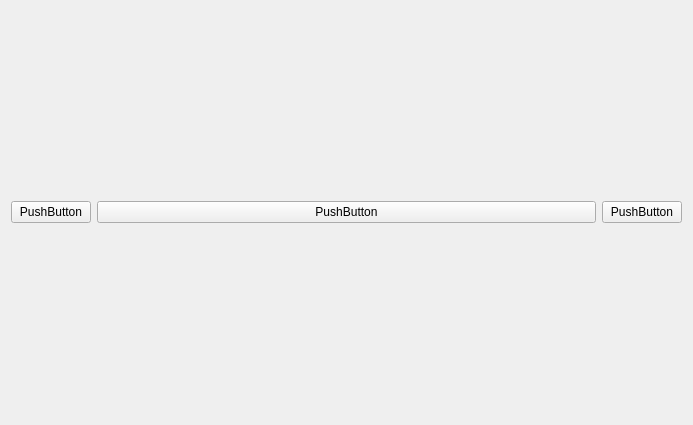
<?xml version="1.0" encoding="UTF-8"?>
<ui version="4.0">
 <class>Form</class>
 <widget class="QWidget" name="Form">
  <property name="geometry">
   <rect>
    <x>0</x>
    <y>0</y>
    <width>693</width>
    <height>425</height>
   </rect>
  </property>
  <property name="windowTitle">
   <string>Form</string>
  </property>
  <layout class="QHBoxLayout" name="horizontalLayout_2">
   <item>
    <layout class="QHBoxLayout" name="horizontalLayout" stretch="0,1,0">
     <item>
      <widget class="QPushButton" name="pushButton">
       <property name="text">
        <string>PushButton</string>
       </property>
      </widget>
     </item>
     <item>
      <widget class="QPushButton" name="pushButton_2">
       <property name="text">
        <string>PushButton</string>
       </property>
      </widget>
     </item>
     <item>
      <widget class="QPushButton" name="pushButton_3">
       <property name="text">
        <string>PushButton</string>
       </property>
      </widget>
     </item>
    </layout>
   </item>
  </layout>
 </widget>
 <resources/>
 <connections/>
</ui>
